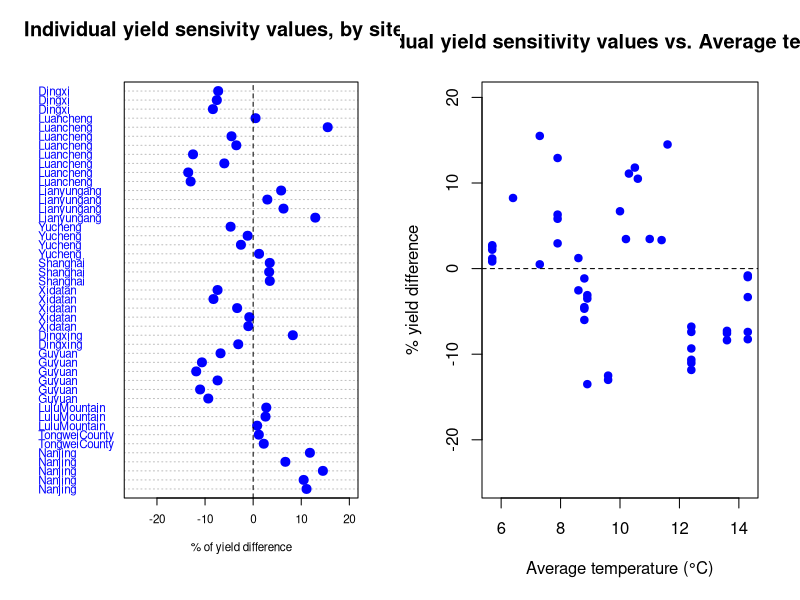
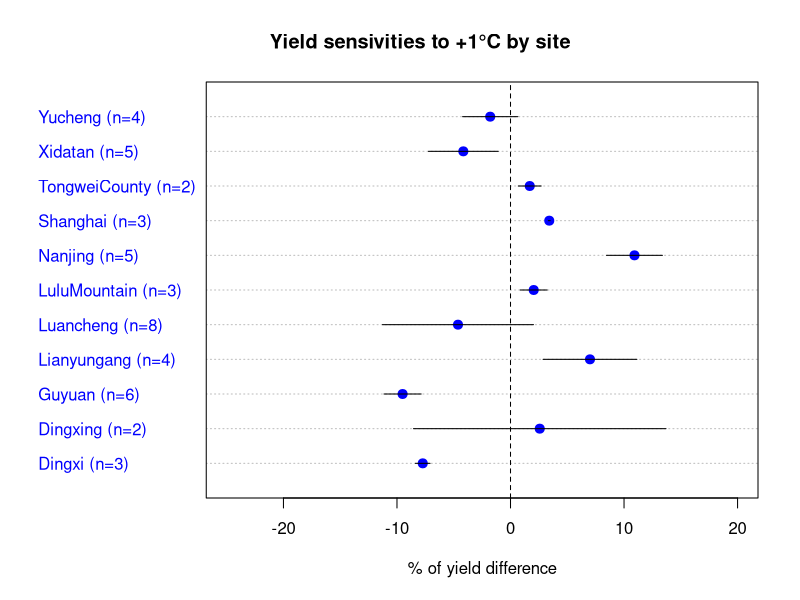
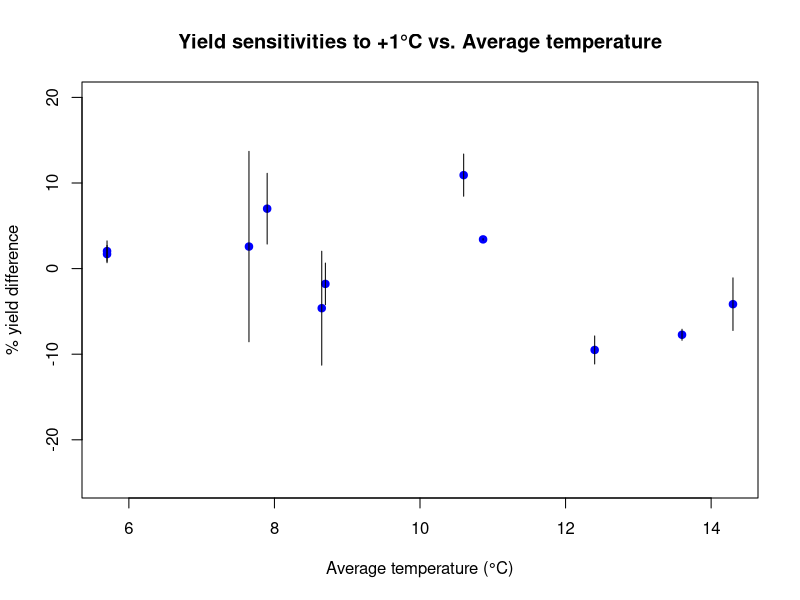

Reproduce these figures in R, in order.
# David Makowski
# 2021

#Data and their summaries
TAB<-read.table("Data_Zhao_Wheat.txt", sep="\t", header=T)
summary(TAB)

#Individual sensitivities by site
dev.new()
par(mfrow=c(1,2))
dotchart(TAB$Sensitivity, labels=TAB$Site_name, pch=19,pt.cex=1.2, cex=0.7, xlim=c(-25,20), xlab="% of yield difference", col="blue")
title("Individual yield sensivity values, by site")
abline(v=0,lty=2)

#Individual sensitivities vs Mean temperature
plot(TAB$TGS, TAB$Sensitivity, xlab="Average temperature (°C)", ylab="% yield difference", pch=19, ylim=c(-25,20), col="blue")
title("Individual yield sensitivity values vs. Average temperature")
abline(h=0, lty=2)

#Mean values, SDs, and number of data by site
Mean=aggregate(TAB$Sensitivity, by=list(TAB$Site_name), mean)
SD=aggregate(TAB$Sensitivity, by=list(TAB$Site_name), sd)
TGSm=aggregate(TAB$TGS, by=list(TAB$Site_name), mean)
Nobs=aggregate(TAB$Sensitivity, by=list(TAB$Site_name), length)

#Mean values by site
dev.new()
par(mfrow=c(1,1))
dotchart(Mean[,2], labels=paste(Mean[,1], " (n=", Nobs[,2], ")", sep=""), pch=19,pt.cex=1.2, xlim=c(-25,20), xlab="% of yield difference", col="blue")
for (i in 1:(dim(Mean)[1])) {
	lines(c(Mean[i,2]-1.96*SD[i,2]/sqrt(Nobs[i,2]),Mean[i,2]+1.96*SD[i,2]/sqrt(Nobs[i,2])),c(i,i))	
}
title("Yield sensivities to +1°C by site")
abline(v=0,lty=2)

dev.new()
#Mean values of sensitivities vs Mean temperature
plot(TGSm[,2], Mean[,2], xlab="Average temperature (°C)", ylab="% yield difference", pch=19, ylim=c(-25,20), col="blue")
for (i in 1:(dim(Mean)[1])) {
	lines(c(TGSm[i,2], TGSm[i,2]), c(Mean[i,2]-1.96*SD[i,2]/sqrt(Nobs[i,2]),Mean[i,2]+1.96*SD[i,2]/sqrt(Nobs[i,2])))
}
title("Yield sensitivities to +1°C vs. Average temperature")


